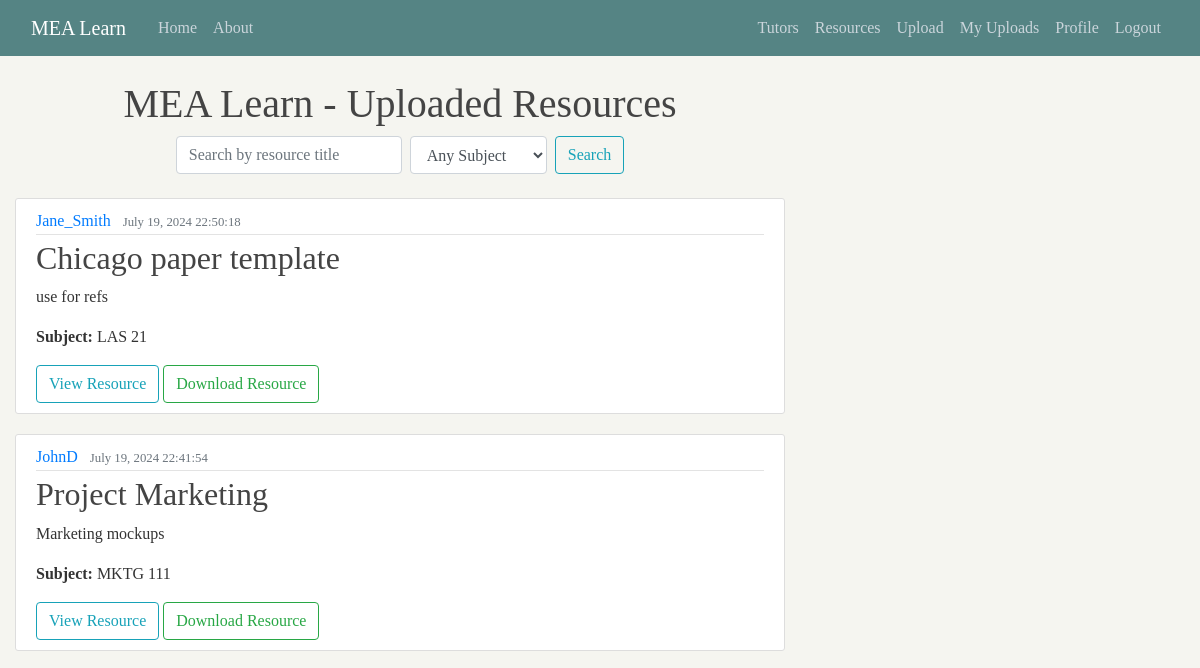
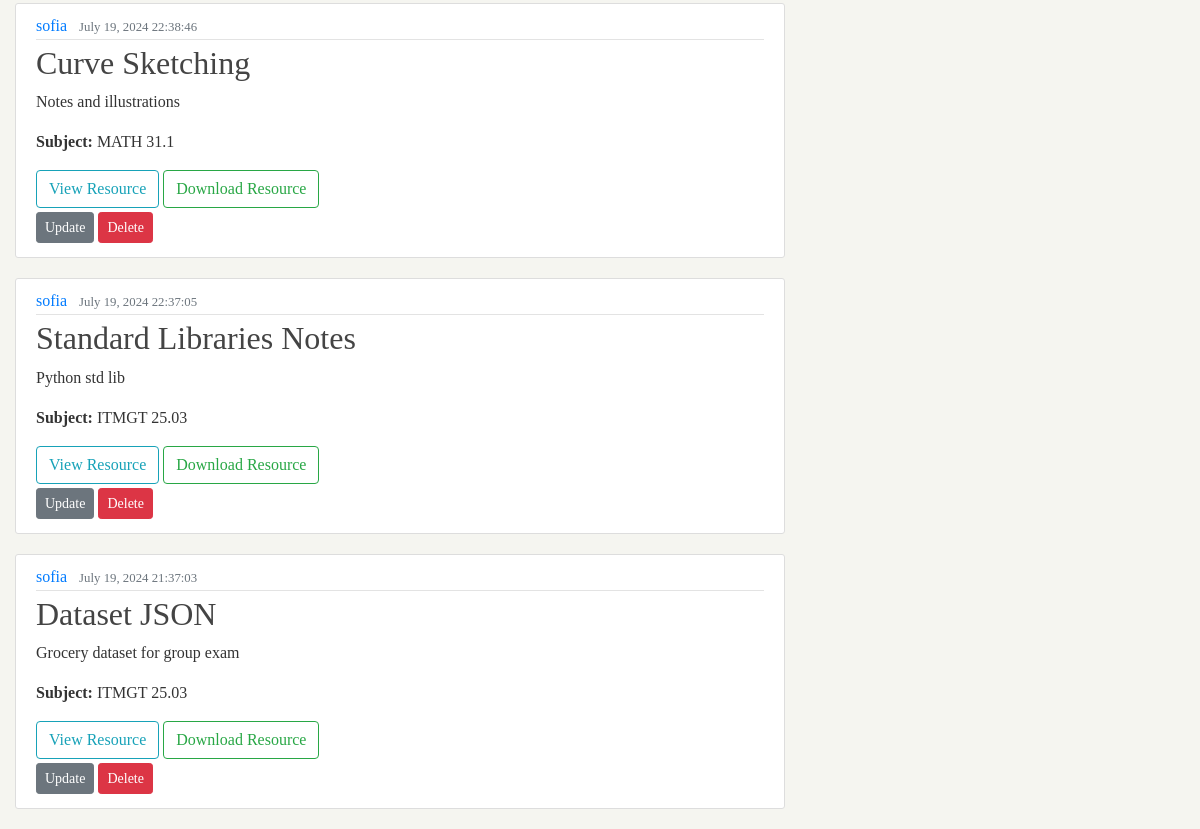
Page /resource-list/ (signed in) on the earlier database version (2 pictures, top to bottom).
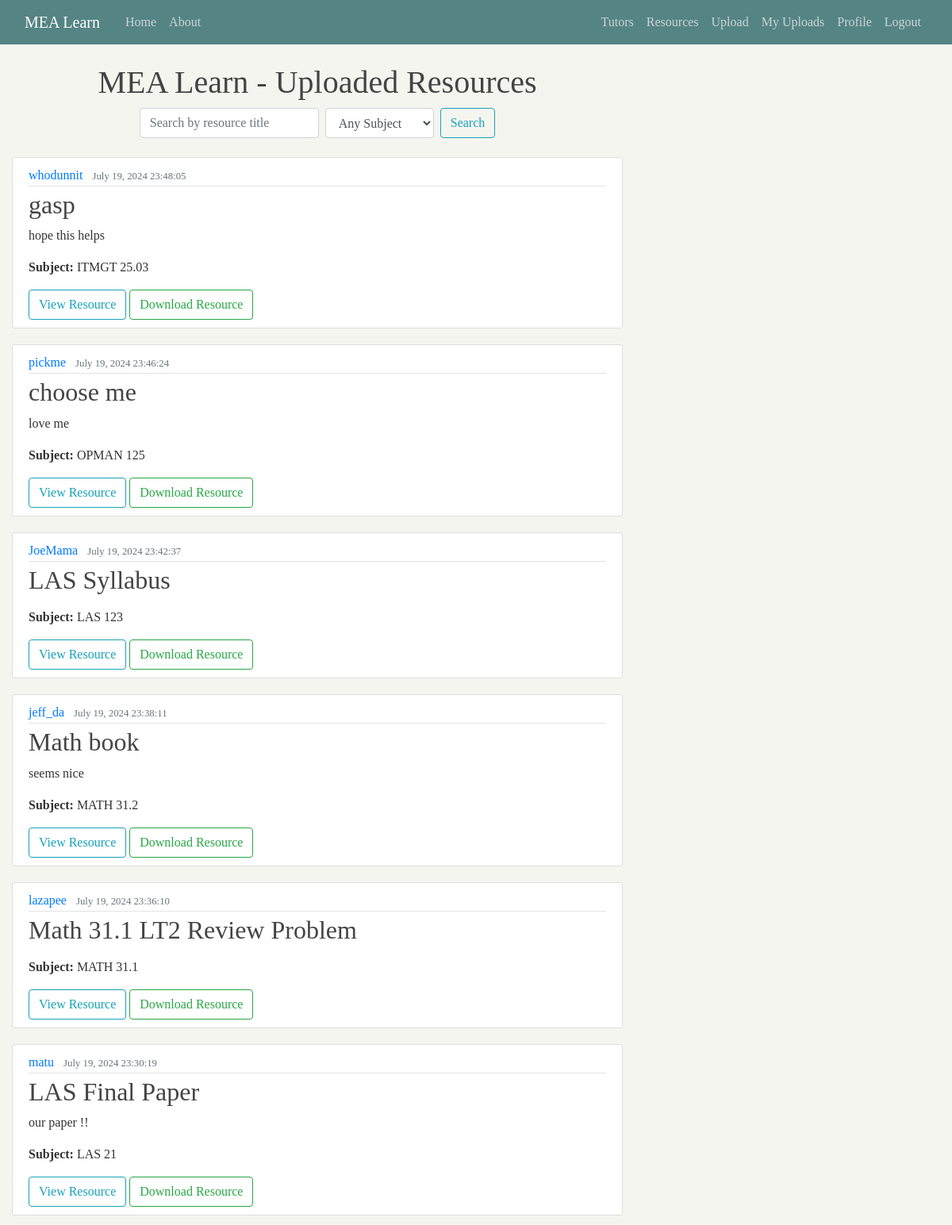
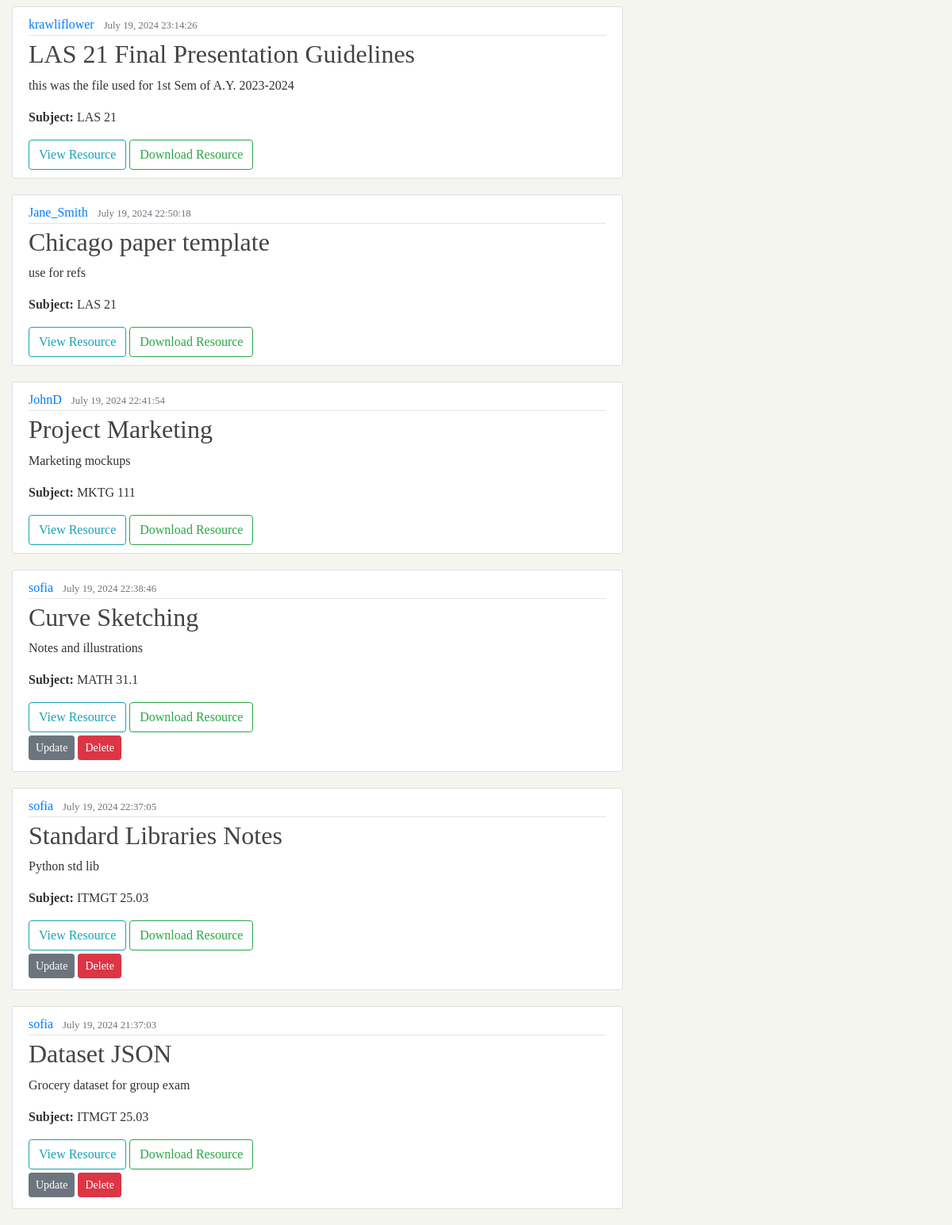
Same page on the later database version (2 pictures, top to bottom).
### blog/models.py (models this page shows, shortened)
class Resource(models.Model):
    SUBJECT_CHOICES = [
        ('MATH 31.1', 'MATH 31.1'),
        ('LAS 21', 'LAS 21'),
        ('MATH 31.2', 'MATH 31.2'),
        ('DECSC 22', 'DECSC 22'),
        ('ITMGT 25.03', 'ITMGT 25.03'),
        ('MATH 31.3', 'MATH 31.3'),
        ('ACCT 115', 'ACCT 115'),
        ('LLAW 113', 'LLAW 113'),
        ('MATH 70.1', 'MATH 70.1'),
        ('ECON 110', 'ECON 110'),
        ('ACCT 125', 'ACCT 125'),
        ('LLAW 115', 'LLAW 115'),
        ('MATH 61.2', 'MATH 61.2'),
        ('DECSC 25', 'DECSC 25'),
        ('ECON 121', 'ECON 121'),
        ('FINN 115', 'FINN 115'),
        ('QUANT 121', 'QUANT 121'),
        ('QUANT 162', 'QUANT 162'),
        ('LAS 111', 'LAS 111'),
        ('MKTG 111', 'MKTG 111'),
        ('QUANT 163', 'QUANT 163'),
        ('LAS 123', 'LAS 123'),
        ('QUANT 192', 'QUANT 192'),
        ('LAS 120', 'LAS 120'),
        ('LAS 140', 'LAS 140'),
        ('OPMAN 125', 'OPMAN 125'),
        ('QUANT 164', 'QUANT 164'),
        ('QUANT 199', 'QUANT 199'),
        ('LAS 197.10', 'LAS 197.10'),
    ]
    title = models.CharField(max_length=150)
    description = models.TextField()
    subject = models.CharField(max_length=100, choices=SUBJECT_CHOICES, default='None')
    date_uploaded = models.DateTimeField(default=timezone.now)
    file = models.FileField(upload_to='resource_files')
    author = models.ForeignKey(User, on_delete=models.CASCADE)

### blog/views.py (the view)
# urls.py: path('resource-list/', blog_views.resource_list, name='resource_list'),
@login_required
def resource_list(request):
    search_query = request.GET.get('q')
    subject_filter = request.GET.get('subject')
    resources = Resource.objects.all()
    if search_query:
        resources = resources.filter(
            Q(title__icontains=search_query) |
            Q(description__icontains=search_query)
        )
    if subject_filter:
        resources = resources.filter(subject=subject_filter)
    resources = resources.order_by('-date_uploaded')
    subjects = [
        ('MATH 31.1', 'MATH 31.1'),
        ('LAS 21', 'LAS 21'),
        ('MATH 31.2', 'MATH 31.2'),
        ('DECSC 22', 'DECSC 22'),
        ('ITMGT 25.03', 'ITMGT 25.03'),
        ('MATH 31.3', 'MATH 31.3'),
        ('ACCT 115', 'ACCT 115'),
        ('LLAW 113', 'LLAW 113'),
        ('MATH 70.1', 'MATH 70.1'),
        ('ECON 110', 'ECON 110'),
        ('ACCT 125', 'ACCT 125'),
        ('LLAW 115', 'LLAW 115'),
        ('MATH 61.2', 'MATH 61.2'),
        ('DECSC 25', 'DECSC 25'),
        ('ECON 121', 'ECON 121'),
        ('FINN 115', 'FINN 115'),
        ('QUANT 121', 'QUANT 121'),
        ('QUANT 162', 'QUANT 162'),
        ('LAS 111', 'LAS 111'),
        ('MKTG 111', 'MKTG 111'),
        ('QUANT 163', 'QUANT 163'),
        ('LAS 123', 'LAS 123'),
        ('QUANT 192', 'QUANT 192'),
        ('LAS 120', 'LAS 120'),
        ('LAS 140', 'LAS 140'),
        ('OPMAN 125', 'OPMAN 125'),
        ('QUANT 164', 'QUANT 164'),
        ('QUANT 199', 'QUANT 199'),
        ('LAS 197.10', 'LAS 197.10'),
    ]
    context = {
        'resources': resources,
        'subjects': subjects,
        'selected_subject': subject_filter,
    }
    return render(request, 'blog/resource_list.html', context)

### blog/templates/blog/resource_list.html (shortened to what this page needs)
{% extends "blog/base.html" %}
{% load static %}
{% block content %}
    <header>
        <h1 class="text-center">MEA Learn - Uploaded Resources</h1>
    </header>
    <div class="container d-flex justify-content-center mb-4">
        <form method="GET" class="form-inline">
            <input type="text" name="q" class="form-control mr-sm-2" placeholder="Search by resource title" value="{{ request.GET.q }}">
            <select name="subject" class="form-control mr-sm-2">
                <option value="">Any Subject</option>
            </select>
            <button type="submit" class="btn btn-outline-info">Search</button>
        </form>
    </div>
    <div class="resource_list">
        {% for resource in resources %}
            <article class="media content-section">
                <div class="media-body">
                    <div class="article-metadata">
                        <a class="mr-2" href="{% url 'user-resources' resource.author.username %}">{{ resource.author }}</a>
                        <small class="text-muted">{{ resource.date_uploaded|date:"F d, Y H:i:s" }}</small>
                    </div>
                    <h2><a class="article-title" href="{% url 'resource-detail' resource.id %}">{{ resource.title }}</a></h2>
                    <p class="article-content">{{ resource.description }}</p>
                    {% if resource.subject %}
                        <p class="resource-class"><strong>Subject:</strong> {{ resource.subject }}</p>
                    {% endif %}
                    <div class="file-container">
                        {% if resource.file %}
                            <a href="{{ resource.file.url }}" target="_blank" class="btn btn-outline-info">View Resource</a>
                            <a href="{% url 'download_file' resource.id %}" class="btn btn-outline-success">Download Resource</a>
                        {% else %}
                            <p>No file uploaded.</p>
                        {% endif %}
                    </div>
                    {% if resource.author == user %}
                        <div>
                            <a class="btn btn-secondary btn-sm mt-1 mb-1" href="{% url 'resource-update' resource.id %}">Update</a>
                            <a class="btn btn-danger btn-sm mt-1 mb-1" href="{% url 'resource-delete' resource.id %}">Delete</a>
                        </div>
                    {% endif %}
                </div>
            </article>
        {% empty %}
            <p>No resources found.</p>
        {% endfor %}
    </div>
{% endblock content %}

### blog/templates/blog/base.html (shortened to what this page needs)
{% load static %}
<!DOCTYPE html>
<html>
<head>
    <link rel = "stylesheet" href = "https://maxcdn.bootstrapcdn.com/bootstrap/4.0.0/css/bootstrap.min.css">
    <link rel = "stylesheet" type = "text/css" href="{% static 'blog/main.css' %}">
</head>
<body>
    <header class = "site-header">
      <nav class = "navbar navbar-expand-md navbar-dark bg-steel fixed-top">
        <div class = "container-fluid">
          <a class = "navbar-brand mr-4" href = "{% url 'blog-home' %}">MEA Learn</a>
          <div class = "collapse navbar-collapse" id="navbarToggle">
            <div class = "navbar-nav mr-auto">
              <a class = "nav-item nav-link" href = "{% url 'blog-home' %}"> Home </a>
              <a class = "nav-item nav-link" href = "{% url 'blog-about' %}"> About </a>
            </div>
            <div class="navbar-nav">
              {% if user.is_authenticated %}
                <a class = "nav-item nav-link" href = "{% url 'tutor_list' %}"> Tutors </a>
                <a class = "nav-item nav-link" href = "{% url 'resource_list' %}"> Resources </a>
                <a class = "nav-item nav-link" href = "{% url 'resource-upload' %}"> Upload </a>
                <a class = "nav-item nav-link" href = "{% url 'user-resources' user.username %}"> My Uploads </a>
                <a class = "nav-item nav-link" href = "{% url 'profile' %}"> Profile </a>
                <a class = "nav-item nav-link" href = "{% url 'custom_logout' %}"> Logout </a>
              {% else %}
                <a class = "nav-item nav-link" href = "{% url 'login' %}"> Log-In </a>
                <a class = "nav-item nav-link" href = "{% url 'register' %}"> Register </a>
              {% endif %}
            </div>
          </div>
        </div>
      </nav>
    </header>
    <main role = "main" class="container-fluid">
      <div class = "row">
        <div class = "col-md-8">
          {% block content %}{% endblock %}
        </div>
      </div>
    </main>
</body>
</html>

### blog/static/blog/main.css (style rules this page uses)
body { font-family: 'Times New Roman', serif !important; background: #F5F5F0; color: #333333; margin: 0; padding: 0; box-sizing: border-box; margin-top: 5rem; }
h1, h2, h3, h4, h5, h6 { color: #444444; }
.bg-steel { background-color: #558484; }
.site-header .navbar-nav .nav-link { color: #cbd5db; }
.content-section { background: #ffffff; padding: 10px 20px; border: 1px solid #dddddd; border-radius: 3px; margin-bottom: 20px; }
.article-title { color: #444444; }
.article-content { white-space: pre-line; }
.article-metadata { padding-bottom: 1px; margin-bottom: 4px; border-bottom: 1px solid #e3e3e3; }

### blog/templates/blog/base.html (style rules this page uses)
body { font-family: 'Karla', sans-serif; }

Differences in the rows shown:
added Resource: author "whodunnit", date_uploaded "July 19, 2024 23:48:05", title "gasp", description "hope this helps", subject "ITMGT 25.03"
added Resource: author "pickme", date_uploaded "July 19, 2024 23:46:24", title "choose me", description "love me", subject "OPMAN 125"
added Resource: author "JoeMama", date_uploaded "July 19, 2024 23:42:37", title "LAS Syllabus", subject "LAS 123"
added Resource: author "jeff_da", date_uploaded "July 19, 2024 23:38:11", title "Math book", description "seems nice", subject "MATH 31.2"
added Resource: author "lazapee", date_uploaded "July 19, 2024 23:36:10", title "Math 31.1 LT2 Review Problem", subject "MATH 31.1"
added Resource: author "matu", date_uploaded "July 19, 2024 23:30:19", title "LAS Final Paper", description "our paper !!", subject "LAS 21"
added Resource: author "krawliflower", date_uploaded "July 19, 2024 23:14:26", title "LAS 21 Final Presentation Guidelines", description "this was the file used for 1st Sem of A.Y. 2023-2024", subject "LAS 21"
